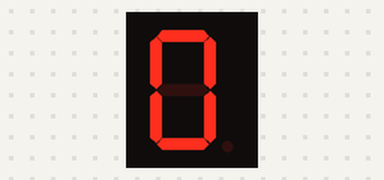
Bench run of a sketch on a simulated Arduino Uno, built with avr-gcc and run on an emulated ATmega328P. Parts: 1-digit seven-segment display. Wiring (inferred from the names in the program): 1-digit 7-segment display, segments lit when HIGH: segments pin 10, pin 11, pin 5, pin 6, pin 7, pin 9, pin 8. The segment pins are drawn as the display they are named for.

Above: at 0.05 s.
At 0.65 s:
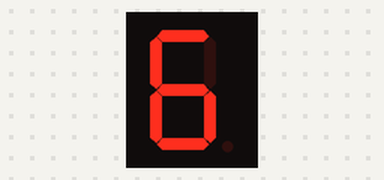
At 1.35 s:
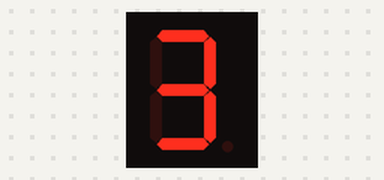

Measured:
- by itself, everything shown: repeats every 1.0 s, in 10 steps

The sketch:

7SegmentDisplay.ino
```cpp
int A = 10;
int B = 11;
int C = 5;
int D = 6;
int E = 7;
int F = 9;
int G = 8;
int Delay = 100;

void setup()
{
  pinMode(A, OUTPUT);
  pinMode(B, OUTPUT);
  pinMode(C, OUTPUT);
  pinMode(D, OUTPUT);
  pinMode(E, OUTPUT);
  pinMode(F, OUTPUT);
  pinMode(G, OUTPUT);
}

void loop()
{
  digitalWrite(A, HIGH); //1
  digitalWrite(B, HIGH);
  digitalWrite(C, HIGH);
  digitalWrite(D, HIGH);
  digitalWrite(E, HIGH);
  digitalWrite(F, HIGH);
  digitalWrite(G, LOW);

  delay(Delay);

  digitalWrite(A, LOW); //2
  digitalWrite(B, HIGH);
  digitalWrite(C, HIGH);
  digitalWrite(D, LOW);
  digitalWrite(E, LOW);
  digitalWrite(F, LOW);
  digitalWrite(G, LOW);

  delay(Delay);

  digitalWrite(A, HIGH); //3
  digitalWrite(B, HIGH);
  digitalWrite(C, LOW);
  digitalWrite(D, HIGH);
  digitalWrite(E, HIGH);
  digitalWrite(F, LOW);
  digitalWrite(G, HIGH);

  delay(Delay);

  digitalWrite(A, HIGH); //4
  digitalWrite(B, HIGH);
  digitalWrite(C, HIGH);
  digitalWrite(D, HIGH);
  digitalWrite(E, LOW);
  digitalWrite(F, LOW);
  digitalWrite(G, HIGH);

  delay(Delay);

  digitalWrite(A, LOW); //5
  digitalWrite(B, HIGH);
  digitalWrite(C, HIGH);
  digitalWrite(D, LOW);
  digitalWrite(E, LOW);
  digitalWrite(F, HIGH);
  digitalWrite(G, HIGH);

  delay(Delay);

  digitalWrite(A, HIGH); //6
  digitalWrite(B, LOW);
  digitalWrite(C, HIGH);
  digitalWrite(D, HIGH);
  digitalWrite(E, LOW);
  digitalWrite(F, HIGH);
  digitalWrite(G, HIGH);

  delay(Delay);

  digitalWrite(A, HIGH); //7
  digitalWrite(B, LOW);
  digitalWrite(C, HIGH);
  digitalWrite(D, HIGH);
  digitalWrite(E, HIGH);
  digitalWrite(F, HIGH);
  digitalWrite(G, HIGH);

  delay(Delay);

  digitalWrite(A, HIGH); //8
  digitalWrite(B, HIGH);
  digitalWrite(C, HIGH);
  digitalWrite(D, LOW);
  digitalWrite(E, LOW);
  digitalWrite(F, LOW);
  digitalWrite(G, LOW);

  delay(Delay);

  digitalWrite(A, HIGH); //9
  digitalWrite(B, HIGH);
  digitalWrite(C, HIGH);
  digitalWrite(D, HIGH);
  digitalWrite(E, HIGH);
  digitalWrite(F, HIGH);
  digitalWrite(G, HIGH);

  delay(Delay);

  digitalWrite(A, HIGH); //0
  digitalWrite(B, HIGH);
  digitalWrite(C, HIGH);
  digitalWrite(D, LOW);
  digitalWrite(E, LOW);
  digitalWrite(F, HIGH);
  digitalWrite(G, HIGH);

  delay(Delay);
}
```
